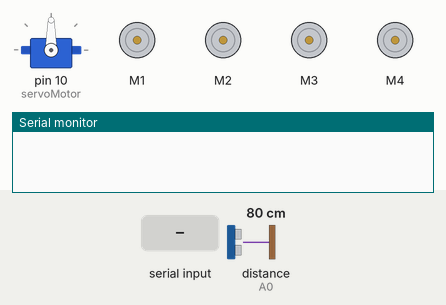
This sketch was run on a simulated Arduino Uno, built with avr-gcc and run on an emulated ATmega328P. Parts: servo, 4 × DC motor (green arrow = forward, orange = backward, longer = faster), the last lines printed to the serial monitor. The inputs (shaded band) are chosen by the test bench; at power-on: distance to the obstacle (sensor on A0) 80 cm. The echo pulse lasts 58.3 µs per cm.

Above: at 1.2 s.
1.3 s: "left" received over Serial
At 4.1 s:
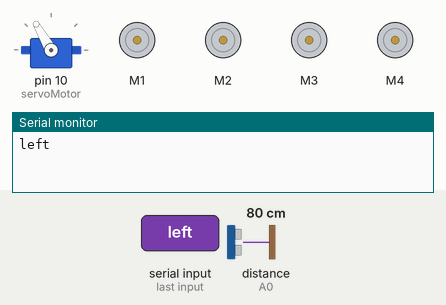
4.3 s: "forward" received over Serial
At 6.1 s:
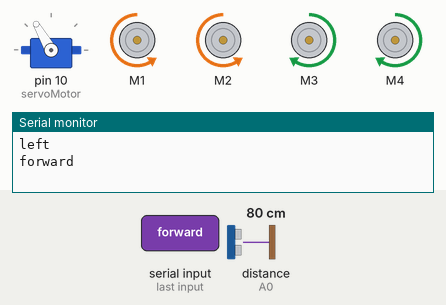
6.8 s: "back" received over Serial
At 9.0 s:
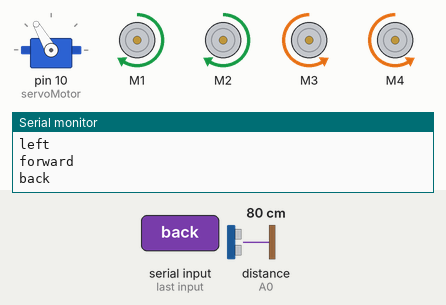
9.3 s: "right" received over Serial
At 10.9 s:
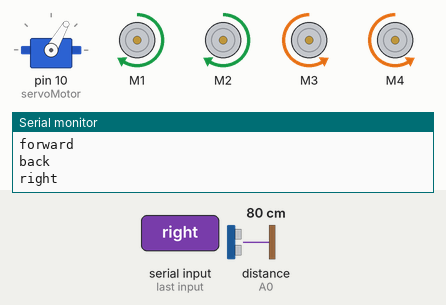
12.3 s: "right" received over Serial
At 13.9 s:
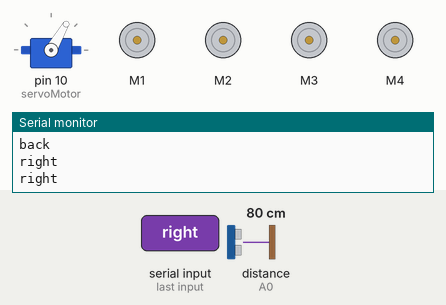
Timing chart, 0 to 16.1 s (numbered marks = the images above; inputs shaded):
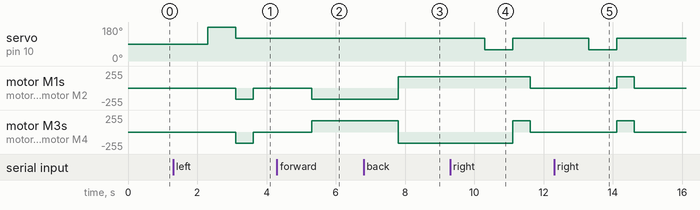

The sketch:

VoiceControlRobot.ino
```cpp
#include <Servo.h>    // library to control servo motor
#include <AFMotor.h>  // used to control the dc motors using the motor shield

// ultrasonic distance sensor pins
const int Echo = A0;  // listens for signals
const int Trig = A1;  // sends signals

const int servoMotor = 10;  // servo motor to arduino pin 10

const int Speed = 170;  // speed of the DC motors
const int spoint = 120; // servo motor starting point (spoint)

char value;   // stores commands received via Bluetooth
int distance; // stores distance from the ultrasonic sensor

int distanceLeft = 0;    // tracks left distance when checking obstacles
int distanceRight = 0;    // tracks right distance when checking obstacles

Servo servo;  // create servo object to control servo motor

// Connect DC motors to ports on the motor shield
AF_DCMotor M1(1);   // DC motor on port 1
AF_DCMotor M2(2);   // DC motor on port 2
AF_DCMotor M3(3);   // DC motor on port 3
AF_DCMotor M4(4);   // DC motor on port 4

void setup() {

  Serial.begin(9600);  // initialize serial communication

  pinMode(Trig, OUTPUT); // set Trig pin as output (to send ultrasonic pulses)
  pinMode(Echo, INPUT); // set Echo pin as input (to receive pulses)

  servo.attach(servoMotor); // attach servo to the servo motor pin (arduino pin 10)

  M1.setSpeed(Speed); // set speed for motor 1
  M2.setSpeed(Speed); // set speed for motor 2
  M3.setSpeed(Speed); // set speed for motor 3
  M4.setSpeed(Speed); // set speed for motor 4
}

void loop() {
  voicecontrol();
}

void voicecontrol() {

  if (Serial.available() > 0) {
    String value = Serial.readString();
    Serial.println(value);

    if (value == "forward") {
      moveForward();
    } else if (value == "back") {
      moveBack();
    } else if (value == "left") {
      distanceLeft = lookLeft();  // measure distance on the left
      servo.write(spoint);
      if (distanceLeft >= 10 ) {  // if distanc on left is > 10, turn left
        turnLeft();
        delay(500);
        Stop();
      } else if (distanceLeft < 10) { //distance on left is < 10, dont move
        Stop();
      }
    } else if (value == "right") {
      distanceRight = lookRight();
      servo.write(spoint);
      if (distanceRight >= 10 ) {
        turnRight();
        delay(500);
        Stop();
      } else if (distanceRight < 10) {
        Stop();
      }
    } else if (value == "stop") {
      Stop();
    }
  }
}

// Ultrasonic sensor distance reading function
int measureDistance() {
  digitalWrite(Trig, LOW);
  delayMicroseconds(4);

  digitalWrite(Trig, HIGH);  // send a pulse
  delayMicroseconds(10);
  digitalWrite(Trig, LOW);

  long t = pulseIn(Echo, HIGH); // measure how long the pulse takes
  long cm = t / 29 / 2; // convert to centimeters

  return cm;
}

// move forward
void moveForward() {
  M1.run(BACKWARD);
  M2.run(BACKWARD);
  M3.run(FORWARD);
  M4.run(FORWARD);
}
// move back
void moveBack() {
  M1.run(FORWARD);
  M2.run(FORWARD);
  M3.run(BACKWARD);
  M4.run(BACKWARD);
}
// turn right
void turnRight() {
  M1.run(FORWARD);
  M2.run(FORWARD);
  M3.run(FORWARD);
  M4.run(FORWARD);
}
// turn left
void turnLeft() {
  M1.run(BACKWARD);
  M2.run(BACKWARD);
  M3.run(BACKWARD);
  M4.run(BACKWARD);
}
// stop all motors
void Stop() {
  M1.run(RELEASE);
  M2.run(RELEASE);
  M3.run(RELEASE);
  M4.run(RELEASE);
}

int lookRight() {
  servo.write(60);
  delay(800);
  return measureDistance();
}
int lookLeft() {
  servo.write(180); // turn 180 degrees
  delay(800);
  return measureDistance(); // measure distance
}
```

Measured:
- after the input at 1.3 s, servo on pin 10 (servoMotor): 90° → 180° after 1.0 s, → 120° 0.81 s later; motor M1–4: stopped → backward 170/255 after 1.8 s, → stopped 0.50 s later
- after the input at 4.3 s, motor M1, motor M2: stopped → backward 170/255 after 1.0 s; motor M3, motor M4: stopped → forward 170/255 after 1.0 s
- after the input at 6.8 s, motor M1, motor M2: backward 170/255 → forward 170/255 after 1.0 s; motor M3, motor M4: forward 170/255 → backward 170/255 after 1.0 s
- after the input at 9.3 s, servo on pin 10 (servoMotor): 120° → 60° after 1.0 s, → 120° 0.81 s later; motor M1, motor M2: forward 170/255 → stopped after 2.3 s; motor M3, motor M4: backward 170/255 → forward 170/255 after 1.8 s, → stopped 0.50 s later
- after the input at 12.3 s, servo on pin 10 (servoMotor): 120° → 60° after 1.0 s, → 120° 0.81 s later; motor M1–4: stopped → forward 170/255 after 1.8 s, → stopped 0.50 s later
